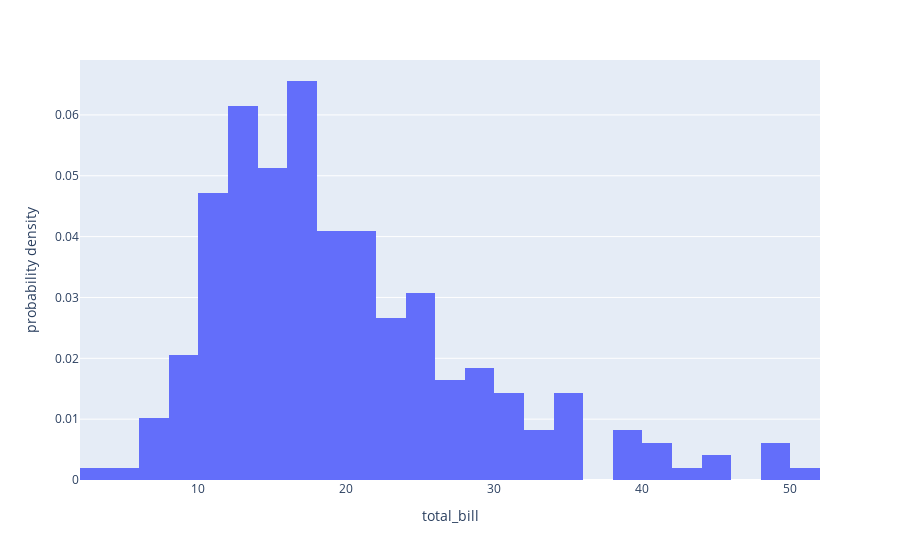

Notebook source saved alongside this figure:
### Code cell
df = px.data.tips()
fig = px.histogram(df, x="total_bill", histnorm='probability density')
fig.show()

### Figure 1 — Plotly figure (JSON) as saved in the notebook; plotly's stock layout.template omitted (floating-point values rounded to 4 significant figures; data arrays with more than 128 entries replaced by an {"elided": "..."} marker saying what was removed)
{"data": [{"alignmentgroup": "True", "bingroup": "x", "histnorm": "probability density", "hovertemplate": "total_bill=%{x}<br>probability density=%{y}<extra></extra>", "legendgroup": "", "marker": {"color": "#636efa", "pattern": {"shape": ""}}, "name": "", "offsetgroup": "", "orientation": "v", "showlegend": false, "type": "histogram", "x": {"elided": "244 float values"}, "xaxis": "x", "yaxis": "y"}], "layout": {"autosize": true, "barmode": "relative", "legend": {"tracegroupgap": 0}, "margin": {"t": 60}, "xaxis": {"anchor": "y", "autorange": true, "domain": [0, 1], "range": [2, 52], "title": {"text": "total_bill"}, "type": "linear"}, "yaxis": {"anchor": "x", "autorange": true, "domain": [0, 1], "range": [0, 0.06903], "title": {"text": "probability density"}}}}
